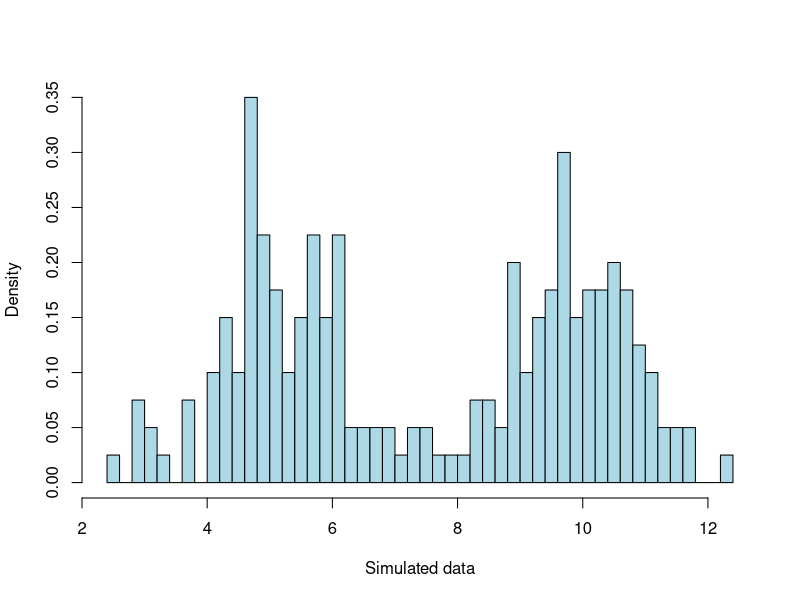
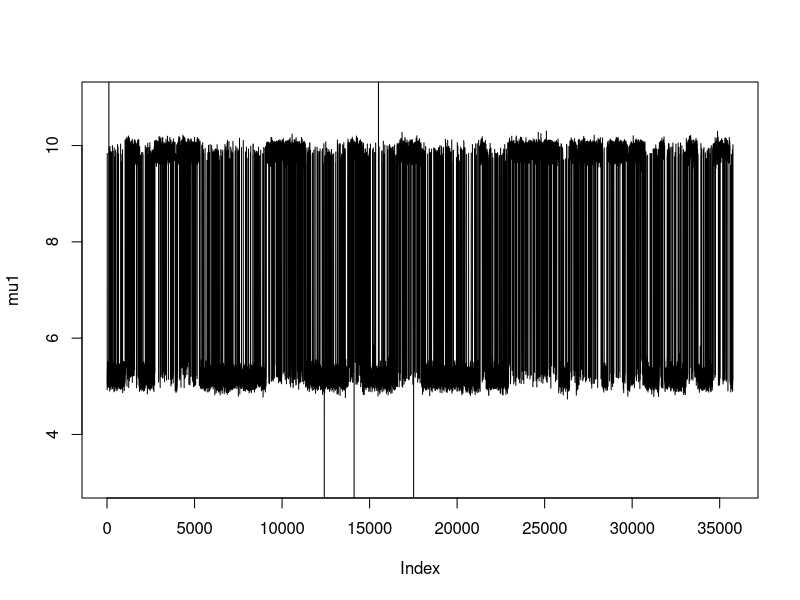
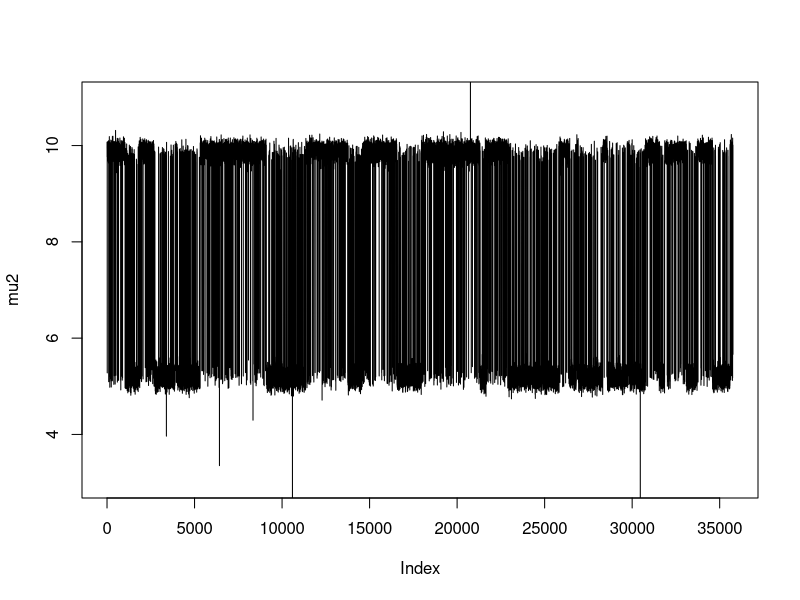
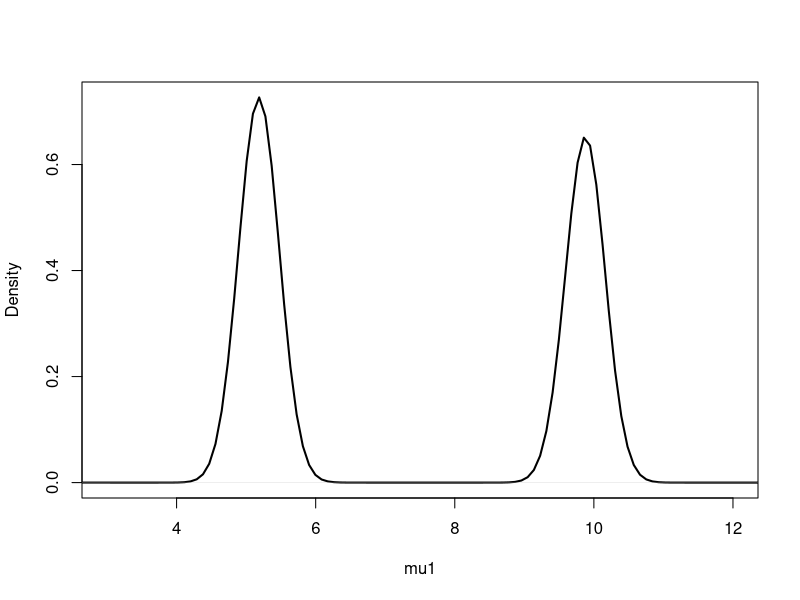
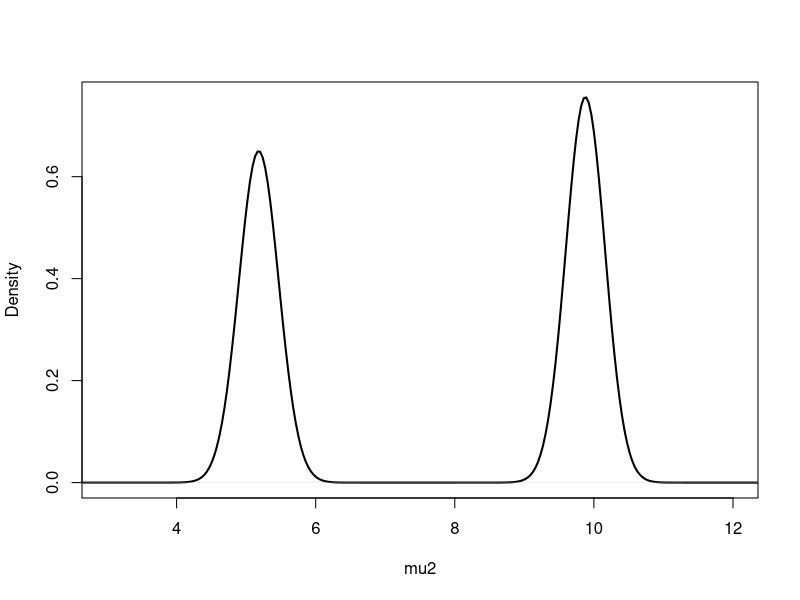

Write R code to recreate these figures, in order.

######################################
## decide whether to split-combine and birth-death
######################################

decideScBd <- function(k, kmax){
  if(k==1)
    action <- 1
  else{
    if(k==kmax)
      action <- 0
    else
      action <- ifelse(runif(1) <0.5, 1, 0)
  }
}

################################################
## get the probabilities for z in the split and combine cases
################################################

getP <- function(yjstar, muj1, muj2, sigma2j1, sigma2j2, wj1, wj2){
  p <- cbind(dnorm(yjstar, muj1, sqrt(sigma2j1)),
             dnorm(yjstar, muj2, sqrt(sigma2j2)))
  p[,1] <- p[,1] * wj1
  p[,2] <- p[,2] * wj2                 
  s <- rowSums(p)
  p[which(s == 0 | !is.finite(s)),] <- 1
  p / rowSums(p)
}

################################################
## get acceptance probabilities for split-combine
################################################

getAsc <- function(yjstar, j1.pos, j2.pos, k,
                   wj1, wj2, wjstar,
                   muj1, muj2, mujstar,
                   sigma2j1, sigma2j2, sigma2jstar,
                   delta, xi, kappa, alpha, beta,
                   p, b, d, u1, u2, u3){
  
  ## calculate acceptance probability
  ## take log first then transform to exponential. Cause there are
  ## multiplication of larger number of densities and so on.
  
  #likelihood ratio
  log.lr <- sum(dnorm(yjstar[j1.pos], mean=muj1, sd=sqrt(sigma2j1), log=TRUE)) +
    sum(dnorm(yjstar[j2.pos], mean=muj2, sd=sqrt(sigma2j2), log=TRUE)) -
    sum(dnorm(yjstar, mean=mujstar, sd=sqrt(sigma2jstar), log=TRUE))
  l1 <- length(j1.pos)
  l2 <- length(j2.pos)
  
  #term 1-3: ratio between two states
  #term1 includes various ratios
  log.term1 <- log.lr +    #likelihood ratio
    log(1) +               #ratio of p(k+1)/p(k)
    (delta-1+l1)*log(wj1) + (delta-1+l2)*log(wj2) - (delta-1+l1+l2)*log(wjstar) - #ratio of z
    lbeta(delta, k*delta) #ratio of w
  
  #term2 is the ratio of mu
  log.term2 <- log(k+1) +
    0.5*log(kappa/(2*pi)) -
    0.5*kappa*((muj1-xi)*2 + (muj2-xi)*2 - (mujstar-xi)*2) 
  
  #term3 is the ratio of sigma
  log.term3 <- alpha*log(beta) - lgamma(alpha) +
    (-alpha-1)*(log(sigma2j1) + log(sigma2j2) - log(sigma2jstar)) -
    beta*(1/sigma2j1 + 1/sigma2j2 - 1/sigma2jstar)
  
  #term4 is the transform ratio between two states
  log.Palloc <- sum(log(p[,1][j1.pos])) + sum(log(p[,2][j2.pos]))
  log.term4 <- log(d[k+1]) - log(b[k]) - log.Palloc -
    dbeta(u1, 2, 2, log=TRUE) - dbeta(u2, 2, 2, log=TRUE) - dbeta(u3, 1, 1, log=TRUE)
  
  #term5 is the Jacobian
  log.term5 <- log(wjstar) +log(abs(muj1-muj2)) + log(sigma2j1) + log(sigma2j2) -
    log(u2) -log(1-u2^2) - log(u3) - log(1-u3) - log(sigma2jstar)
  
  exp(log.term1 + log.term2 + log.term3 + log.term4 + log.term5)
}

######################################
## SPLIT MOVE
######################################

split <- function(y, k, w, mu, sigma2, Z, b, d, delta, xi, kappa, alpha, beta){
  #choose a component to split
  jstar <- sample(1:k, 1)
  
  s.acc <-0
  
  #generate intermidiate parameters
  u1 <- rbeta(1, 2, 2)
  u2 <- rbeta(1, 2, 2)
  u3 <- rbeta(1, 1, 1)
  
  #generate two new ws
  wjstar <- w[jstar]
  wj1 <- wjstar * u1
  wj2 <- wjstar * (1-u1)
  
  
  #generate two new mus
  mujstar <- mu[jstar]
  sigma2jstar <- sigma2[jstar]
  muj1 <- mujstar - u2*sqrt(sigma2jstar)*sqrt(wj2/wj1)
  muj2 <- mujstar + u2*sqrt(sigma2jstar)*sqrt(wj1/wj2)
  
  #check order of mu
  #newmu.part <- c(mu[jstar-1], muj1, muj2, mu[jstar+1])
  #if(all(order(newmu.part) == 1:length(newmu.part))){
    #generate two new sigma2s
    sigma2j1 <- u3 * (1-u2^2) * sigma2jstar * wjstar / wj1
    sigma2j2 <- (1-u3) * (1-u2^2) * sigma2jstar * wjstar / wj2
    
    #allocate z_i=jstar
    jstar.pos <- which(Z==jstar)
    if(length(jstar.pos) > 0){
      yjstar <- y[jstar.pos]
      p <- getP(yjstar, muj1, muj2, sigma2j1, sigma2j2, wj1, wj2)
      zj12 <- rMultinom(p)
      j1.pos <- which(zj12==1)
      j2.pos <- which(zj12==2)
      
      A <- getAsc(yjstar, j1.pos, j2.pos, k,
                  wj1, wj2, wjstar,
                  muj1, muj2, mujstar,
                  sigma2j1, sigma2j2, sigma2jstar,
                  delta, xi, kappa, alpha, beta,
                  p, b, d, u1, u2, u3)
      
      if(runif(1) < min(1, A)){
        s.acc <- 1
        indicator <- rep(0,k)
        indicator[jstar] <- 1
        indicator[which((1:k) > jstar)] <- 2
        ind0 <- which(indicator==0)
        ind2 <- which(indicator==2)
        
        #generate new w vector
        w <- c(w[ind0], wj1, wj2, w[ind2])
        #generate new mu vector
        
        #TRACK CHANGE 'sample'
        # RANDOM PERMUTATION OF MU
        # mu <- c(mu[ind0], muj1, muj2, mu[ind2])
        mu <- sample(c(mu[ind0], muj1, muj2, mu[ind2]))
        #generate new sigma2 vector
        sigma2 <- c(sigma2[ind0], sigma2j1, sigma2j2, sigma2[ind2])
        #gernerate new Z matrix
        larger <- which(Z > jstar)
        Z[larger] <- Z[larger] + 1
        Z[jstar.pos[j1.pos]] <- jstar
        Z[jstar.pos[j2.pos]] <- jstar + 1
        
        
      }
    }
  
  list(w=w, mu=mu, sigma2=sigma2, Z=Z, s.acc=s.acc)
}

######################################
## COMBINE MOVE
######################################
combine <- function(y, k, w, mu, sigma2, Z, b, d, delta, xi, kappa, alpha, beta){
  #choose a pair of components to combine
  j1 <- sample(1:(k-1), 1)
  j2 <- j1 + 1
  
  # combine accepted
  c.acc <- 0
  
  #generate new parameters
  wj1 <- w[j1]
  wj2 <- w[j2]
  muj1 <- mu[j1]
  muj2 <- mu[j2]
  sigma2j1 <- sigma2[j1]
  sigma2j2 <- sigma2[j2]
  wjstar <- w[j1] + w[j2]
  mujstar <- (wj1*muj1 + wj2*muj2) / wjstar
  sigma2jstar = wj1*wj2*((muj1-muj2)/wjstar)**2 +
    (wj1*sigma2j1+wj2*sigma2j2)/wjstar
  
  #calculate acceptance probability
  #likelihood ratio
  jstar.pos <- which(Z==j1 | Z==j2)
  j1.pos <- match(which(Z==j1), jstar.pos)
  j2.pos <- match(which(Z==j2), jstar.pos)
  yjstar <- y[jstar.pos]
  p <- getP(yjstar, muj1, muj2, sigma2j1, sigma2j2, wj1, wj2)
  
  #generate intermidiate parameters
  #u1 u2 u3 are derived from split move (equations below eqn (10) on page 739
  u1 <- rbeta(1, 2, 2)
  u2 <- rbeta(1, 2, 2)
  u3 <- rbeta(1, 1, 1)
  #u1 <- wj1 / wjstar
  #u2 = (muj2-muj1) * sqrt(wj1*wj2/sigma2jstar) / wjstar
  #u2 = max(u2,1e-12)
  #u2 = min(u2,1.0-1e-4)
  #u3 = wj1*sigma2j1 / (wj1*sigma2j1+wj2*sigma2j2)
  
  A <- getAsc(yjstar, j1.pos, j2.pos, k-1,
              wj1, wj2, wjstar,
              muj1, muj2, mujstar,
              sigma2j1, sigma2j2, sigma2jstar,
              delta, xi, kappa, alpha, beta,
              p, b, d, u1, u2, u3)
  
  # ORDERING
  if(runif(1) < min(1, 1/A)){
    c.acc <- 1
    indicator <- rep(0,k)
    indicator[c(j1,j2)] <- 1
    indicator[which((1:k) > j2)] <- 2
    ind0 <- which(indicator==0)
    ind2 <- which(indicator==2)
    #generate new w vector
    w <- c(w[ind0], wjstar, w[ind2])
    #generate new mu vector
    
    # TRACK CHANGE 'sample'
    # RANDOM PERMUTATION OF MU
    # mu <- c(mu[ind0], mujstar, mu[ind2])
    mu <- sample(c(mu[ind0], mujstar, mu[ind2]))
    #generate new sigma2 vector
    sigma2 <- c(sigma2[ind0], sigma2jstar, sigma2[ind2])
    #gernerate new Z matrix
    Z[which(Z==j2)] <- j1
    large <- which(Z > j2)
    Z[large] <- Z[large] - 1
  }
  list(w=w, mu=mu, sigma2=sigma2, Z=Z, c.acc=c.acc)
}


######################################
## Acceptance probability for birth-death move
######################################

getAbd <- function(n, k, k0, delta, wjstar, b, d){
  log.term1 <- log(1) - lbeta(k*delta, delta) + (delta-1)*log(wjstar) +
    (n+k*delta-k)*log(1-wjstar) + log(k+1)
  #note that there is an error in the original paper:
  # (1-wjstar)^(k-1) instead of (1-wjstar)^k
  log.term2 <- log(d[k+1]) - log(k0+1) - log(b[k]) - dbeta(wjstar,1,k, log=TRUE) + (k-1)*log(1-wjstar)
  exp(log.term1 + log.term2)
}


######################################
## BIRTH MOVE
######################################
birth <- function(n, k, w, mu, sigma2, Z, delta, xi, kappa, alpha, beta, b, d){
  
  b.acc <-0
  wjstar <- rbeta(1, 1, k)
  k0 <- sum(unlist(lapply(1:k, function(i) sum(Z==i)))==0)
  A <- getAbd(n, k, k0, delta, wjstar, b, d)
  if(runif(1) < min(1, A)){
    
    b.acc <- 1
    
    mujstar <- rnorm(1, mean=xi, sd=sqrt(1/kappa))
    sigma2jstar <- rgamma(1, shape=alpha, rate=beta)
    sigma2jstar <- 1 / sigma2jstar
    w <- w*(1-wjstar)
    jstar.pos <- which(mu > mujstar)[1]
    if(is.na(jstar.pos)){
      w <- c(w, wjstar)
      mu <- c(mu, mujstar)
      sigma2 <- c(sigma2, sigma2jstar)
    }
    else{
      indicator <- rep(0,k)
      indicator[which((1:k) >= jstar.pos)] <- 1
      ind0 <- which(indicator==0)
      ind1 <- which(indicator==1)
      w <- c(w[ind0], wjstar, w[ind1])
      
      #TRACK CHANGE 'sample'
      mu <- sample(c(mu[ind0], mujstar, mu[ind1]))
      sigma2 <- c(sigma2[ind0], sigma2jstar, sigma2[ind1])
      larger <- which(Z >= jstar.pos)
      Z[larger] <- Z[larger] + 1
    }
  }
  list(w=w, mu=mu, sigma2=sigma2, Z=Z, b.acc=b.acc)
}


######################################
## DEATH MOVE
######################################
death <- function(n, k, w, mu, sigma2, Z, delta, xi, kappa, alpha, beta, b, d){
  
  d.acc <-0
  d.candidate <- which(unlist(lapply(1:k, function(i) sum(Z==i)==0)))
  if(length(d.candidate) > 0){
    d.pos <- sample(1:length(d.candidate),1)
    d.pos <- d.candidate[d.pos]
    wjstar <- w[d.pos]
    k0 <- length(d.candidate) - 1
    A <- getAbd(n, k-1, k0, delta, wjstar, b, d)
    if(runif(1) < min(1, 1/A)){
      
      d.acc <- 1
      w <- w[-d.pos]
      w <- w / sum(w)
      mu <- mu[-d.pos]
      sigma2 <- sigma2[-d.pos]
      larger <- which(Z > d.pos)
      Z[larger] <- Z[larger] - 1
    }
  }
  list(w=w, mu=mu, sigma2=sigma2, Z=Z, d.acc=d.acc)
}


######################################
## Run the RJ MCMC algorithm 
######################################
uvnm.rjmcmc <- function(y, nsweep, kmax, k, w, mu, sigma2, Z,
                        delta=1, xi=NULL, kappa=NULL, alpha=2,
                        beta=NULL, g=0.2, h=NULL, verbose=TRUE){
  #Error checking
  if(nsweep <= 0)
    stop("The number of sweeps has to be positive.")
  if(kmax < 0 || k < 0)
    stop("The number of components have to be positive.")
  if(kmax < k)
    stop("The maximum number of components allowed is larger than
         the intitial value of components.")
  if(length(w) != k){
    w <- rep(w, len=k)
    warning("The length of 'w' was not equal to k and
            was forced to be k by being cut off or recycled.")
  }
  if(any(w <=0))
    stop()
  if(sum(w) != 1){
    
  }
  if(length(mu) != k){
    mu <- rep(mu, len=k)
    warning("The length of 'mu' was not equal to k and
            was forced to be k by being cut off or recycled.")
  }
  if(length(sigma2) != k){
    sigma2 <- rep(sigma2, len=k)
    warning("The length of 'sigma2' was not equal to k and
            was forced to be k by being cut off or recycled.")
  }
  if(any(sigma2 <= 0))
    stop
  if(length(Z) != length(y)){
    Z <- rep(Z, len=length(y))
    warning("The length of 'Z' was not equal to the length of 'y' and
            was forced to be equal by being cut off or recycled.")
  }
  
  R <- diff(range(y))
  if(is.null(xi))
    xi <- median(y)
  if(is.null(kappa))
    kappa <- 1/R^2
  if(is.null(alpha))
    alpha <- 2
  if(is.null(g))
    g <- 0.2
  if(is.null(h))
    h <- 10/R^2
  if(is.null(beta))
    beta <- rgamma(1, shape=g, rate=h)
  
  n=length(y)
  
  #split probabilities
  b <- rep(0.5, kmax)
  b[kmax] <- 0
  #combine probabilities
  d <- rep(0.5, kmax)
  d[1] <- 0
  
  k.save <- rep(0, nsweep)
  w.save <- mu.save <- sigma2.save <- vector("list", nsweep)
  Z.save <- matrix(0, nrow=n, ncol=nsweep)
  
  split.move <- 0
  combine.move <- 0
  birth.move <- 0
  death.move <- 0
  
  s.acc <- 0
  c.acc <- 0
  b.acc <- 0
  d.acc <- 0
  
  cat(paste("R=",R,"\n", sep=""))
  cat(paste("xi=", xi,"\n", sep=""))
  cat(paste("kappa=",kappa,"\n", sep=""))
  cat(paste("alpha=",alpha, "\n", sep=""))
  cat(paste("g=",g, "\n", sep=""))
  cat(paste("h=",h, "\n",sep=""))
  
  for(i in 1:nsweep){
    k <- length(mu)
    
    #update w|...
    Z.expand <- do.call(cbind, lapply(1:k, function(i) ifelse(Z==i, 1, 0)))
    Nj <- colSums(Z.expand)
    w <- rdirichlet(1, delta + Nj)
    
    #update mu|...
    sumYj <- colSums(y * Z.expand)
    precision <- Nj/sigma2 + kappa
    mean <- (sumYj/sigma2 + kappa*xi) / precision
    mu.new <- rnorm(k, mean=mean, sd=sqrt(1/precision))
    
    #REMOVE LABEL 
    #if(all(order(mu.new) == 1:k)){
      mu <- mu.new
    #}
    
    #update simga2|...
    Diff2j <- outer(y, mu, `-`) ^ 2
    sumDiff2j <- colSums(Diff2j * Z.expand)
    sigma2 <- rgamma(k, shape=alpha + Nj/2, rate=beta + sumDiff2j/2)
    sigma2 <- 1 / sigma2
    
    #update Z
    #p <- exp(- Diff2j %*% diag(1/(2*sigma2), nrow=k, ncol=k))
    #p <- p %*% diag(w/sqrt(sigma2), nrow=k, ncol=k)
    p <- do.call(cbind, lapply(1:k, function(i)
      w[i] * dnorm(y, mu[i], sqrt(sigma2[i]))))
    s <- rowSums(p)
    p[which(s == 0 | !is.finite(s)),] <- 1
    p <- p / rowSums(p)
    if(ncol(p) > 1){
      Z <- rMultinom(p)
    }
    else{
      Z <- rep(1, n)
    }
    
    
    #update beta
    beta <- rgamma(1, shape=g + k*alpha, rate=h + sum(1/sigma2))
    
    #combine or split
    action <- decideScBd(k, kmax)
    if(action==1){
      split.results <- split(y, k, w, mu, sigma2, Z, b, d, delta, xi, kappa, alpha, beta)
      split.move <- split.move +1
      s.acc <- s.acc + split.results$s.acc
      w <- split.results$w
      mu <- split.results$mu
      sigma2 <- split.results$sigma2
      Z <- split.results$Z
      k <- length(w)
    }
    else{
      combine.results <- combine(y, k, w, mu, sigma2, Z, b, d, delta, xi, kappa, alpha, beta)
      combine.move <- combine.move +1
      c.acc <- c.acc + combine.results$c.acc
      w <- combine.results$w
      mu <- combine.results$mu
      sigma2 <- combine.results$sigma2
      Z <- combine.results$Z
      k <- length(w)
    }
    
    #birth-death
    action <- decideScBd(k, kmax)
    if(action==1){
      birth.move <- birth.move + 1 
      birth.results <- birth(n, k, w, mu, sigma2, Z, delta,
                             xi, kappa, alpha, beta, b, d)
      b.acc <- b.acc + birth.results$b.acc
      w <- birth.results$w
      mu <- birth.results$mu
      sigma2 <- birth.results$sigma2
      Z <- birth.results$Z
      k <- length(w)
    }
    else{
      
      death.results <- death(n, k, w, mu, sigma2, Z, delta,
                             xi, kappa, alpha, beta, b, d)
      death.move <- death.move +1
      d.acc <- d.acc + death.results$d.acc
      w <- death.results$w
      mu <- death.results$mu
      sigma2 <- death.results$sigma2
      Z <- death.results$Z
      k <- length(w)
    }
    #print(birth.move)
    
    k.save[i] <- k
    w.save[[i]] <- w
    mu.save[[i]] <- mu
    sigma2.save[[i]]<- sigma2
    Z.save[,i] <- Z
    
    if (verbose && i %% 10000 == 0){
      cat(paste(i, " sweeps", " have finished.\n", sep=""))
    }

  }
  
  list(k.save=k.save, w.save=w.save, mu.save=mu.save,
       sigma2.save=sigma2.save, Z.save=Z.save, s.move=split.move, 
       b.move=birth.move, c.move=combine.move, d.move=death.move,
       s.acc=s.acc, c.acc=c.acc,b.acc=b.acc,d.acc=d.acc)
  }

rdirichlet <- function (n, alpha) {
  if(length(n) > 1) n <- length(n)
  if(length(n) == 0 || as.integer(n) == 0) return(numeric(0))
  n <- as.integer(n)
  if(n < 0) stop("integer(n) can not be negative in rtriang")
  
  if(is.vector(alpha)) alpha <- t(alpha)
  l <- dim(alpha)[2]
  x <- matrix(rgamma(l * n, t(alpha)), ncol = l, byrow=TRUE)  # Gere le recycling
  return(x / rowSums(x))
}

rMultinom <- function(p){
  if(any(p < 0))
    stop("non-positive probability")
  if(!isTRUE(all.equal(rowSums(p),rep(1, nrow(p)))))
    stop("The sums of probabilities have to be 1.")
  k <- ncol(p)
  n <- nrow(p)
  csm <- ifelse(outer(1:k,1:(k - 1),FUN=`<=`), 1, 0)
  cp <- p %*% csm
  U <- runif(n)
  rowSums(sweep(cp, 1, U, `<=`)) + 1
}


###################
# Simulate data, k=2
###################

N <- 200
components <- sample(1:2, prob=c(0.5,0.5), size=N, replace=TRUE)
mu <- c(5,10)
sd <- sqrt(c(1,1))
samples <- rnorm(n=N, mean=mu[components], sd=sd[components])

hist(samples, breaks=50, main="", xlab="Simulated data", col="lightblue", freq = FALSE)
summary(samples)

#################################
# INITALISE RJMCMC SAMPLER
################################

w <- c(1/2,1/2)
mu <- c(5,10)
sigma2 <- c(1,1)
Z <- do.call(cbind, lapply(1:2, function(i)
  w[i]*dnorm(samples, mu[i], sqrt(sigma2[i]))))
Z <- apply(Z, 1, function(x) which(x==max(x))[1])

result <- uvnm.rjmcmc(y=samples, nsweep=100000, kmax=30, k=2, w=w,
                      mu=mu, sigma2=sigma2, Z=Z,
                      delta=1, xi=NULL, kappa=NULL, alpha=2,
                      beta=NULL, g=0.2, h=NULL, verbose=TRUE)

######################################
# PLOTS FOR EACH COMPONENT 
######################################


mu1 <- c()
mu2 <- c()


for (i in (1:100000)) {
  if (length(result$mu.save[[i]])==2) {
    
    mu1 <- cbind(mu1, result$mu.save[[i]][1])
    mu2 <- cbind(mu2, result$mu.save[[i]][2])
  }
  else {
    
  }
}

# Reversible Jump MCMC output on the parameters of the model for simulating data, condition on k=4. 

# TRACE PLOTS FOR EACH PARAMETER


plot(mu1[1:length(mu1)], type='l',ylim=c(3,11), ylab="mu1")
plot(mu2[1:length(mu2)], type='l',ylim=c(3,11), ylab="mu2")


plot(density(mu1), main="", xlab="mu1", xlim=c(3,12), lwd=2)
plot(density(mu2), main="", xlab="mu2", xlim=c(3,12), lwd=2)

mean(mu1)
mean(mu2)
